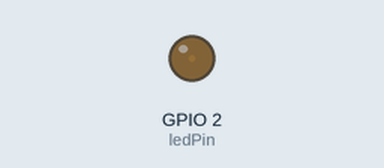
Recording of a sketch running on a simulated ESP32. Shown: output pins drawn as LEDs (lit = HIGH).

Above: at 0.05 s.
At 2.15 s:
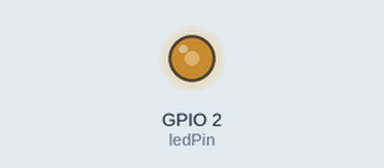
At 4.2 s:
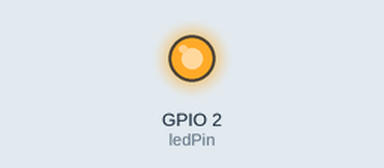
At 8.4 s:
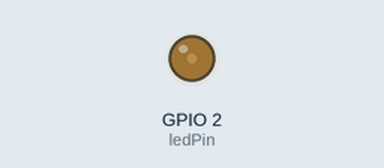
Timing chart, 0 to 13.3 s (numbered marks = the images above):
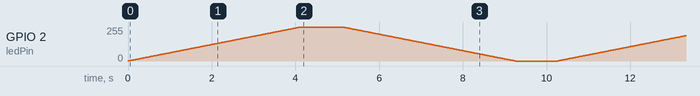

The sketch:

ESP32-LEDC.ino
```cpp
/**
 * LEDC Test / example arduino ESP32 CORE
 *
 * **/
const int ledPin = 2;
const uint8_t channel = 8;
const double freq = 10000;
const uint8_t pwmResolution = 12;

void setup(){
    ledcSetup(channel,freq,pwmResolution);
    ledcAttachPin(ledPin,channel);
    Serial.begin(9600);
}
void loop(){

    for (int i = 0; i < 4095; i++)
    {
        ledcWrite(channel,i);
        delay(1);
    }
    delay(1000);
    for (int i = 4095; i > 0; i--)
    {
        ledcWrite(channel,i);
        delay(1);

    }
    delay(1000);


}
```
